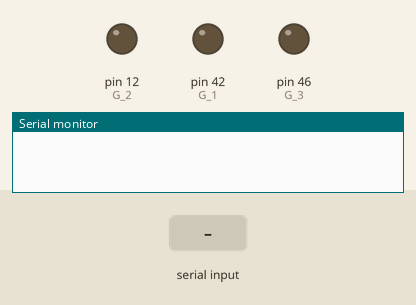
A sketch run on a simulated Arduino Mega 2560, built with avr-gcc and run on an emulated ATmega2560. On the bench: output pins drawn as LEDs (lit = HIGH), the last lines printed to the serial monitor. The test bench sets the inputs (shaded band).

Above: at 1.2 s.
1.3 s: "1" received over Serial
At 1.7 s:
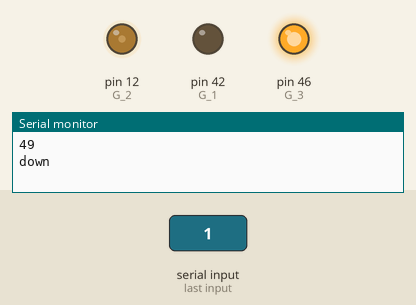
2.8 s: "2" received over Serial
At 4.0 s:
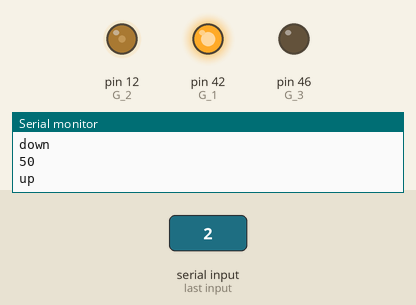
4.3 s: "3" received over Serial
At 5.2 s:
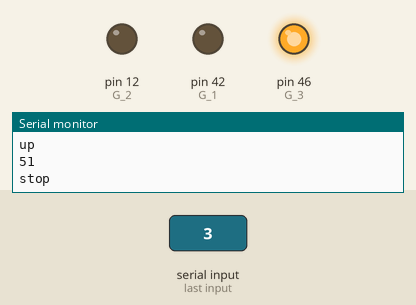
Timing chart, 0 to 7.3 s (numbered marks = the images above; inputs shaded):
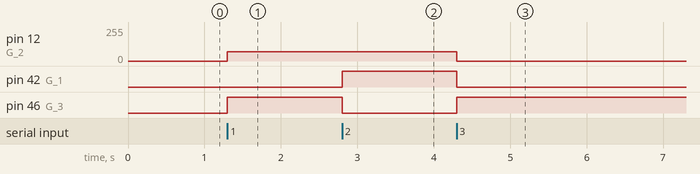

The sketch:

updowntestcord.ino
```cpp
//지게발 승하강 과정에서 속도 차이 발생하는 것 막아야함

int G_1 = 42; // 지게발
int G_3 = 46; // 지게발
int G_2 = 12; // pwm지게발
int n = 0;
void setup() {

  pinMode(G_1, OUTPUT);
  pinMode(G_2, OUTPUT);
  pinMode(G_3, OUTPUT);
  Serial.begin(9600);

 // analogWrite(G_2, 0);
}

void loop()
{
  if(Serial.available() > 0)
  {
    int a;
    a = Serial.read();
    Serial.println(a);
    if(a ==49)
    {
      aclock();
      Serial.println("down");

    }
    else if (a==50)
    {
      unclock();
      Serial.println("up");

    }
    else if(a ==51)
    {
      gstop();
      Serial.println("stop");

    }
  }
}

void unclock() // 반시계
{
    digitalWrite(G_1, HIGH); //LOW 푸는거
    digitalWrite(G_3, LOW); //high 푸는거
    analogWrite(G_2, 70);
}

void aclock() //시계
{
    digitalWrite(G_1, LOW); //LOW 푸는거
    digitalWrite(G_3, HIGH); //high 푸는거
    analogWrite(G_2, 70);
}

void gstop()
{
    digitalWrite(G_1, LOW); //LOW 푸는거
    digitalWrite(G_3, HIGH); //high 푸는거
    analogWrite(G_2, 0);
 //확인필요
}
```

Measured:
- after the input at 1.3 s, pin 12 (G_2): 0/255 → 70/255 at once; pin 46 (G_3): LOW → HIGH at once
- after the input at 2.8 s, pin 42 (G_1): LOW → HIGH at once; pin 46 (G_3): HIGH → LOW at once
- after the input at 4.3 s, pin 12 (G_2): 70/255 → 0/255 at once; pin 42 (G_1): HIGH → LOW at once; pin 46 (G_3): LOW → HIGH at once
